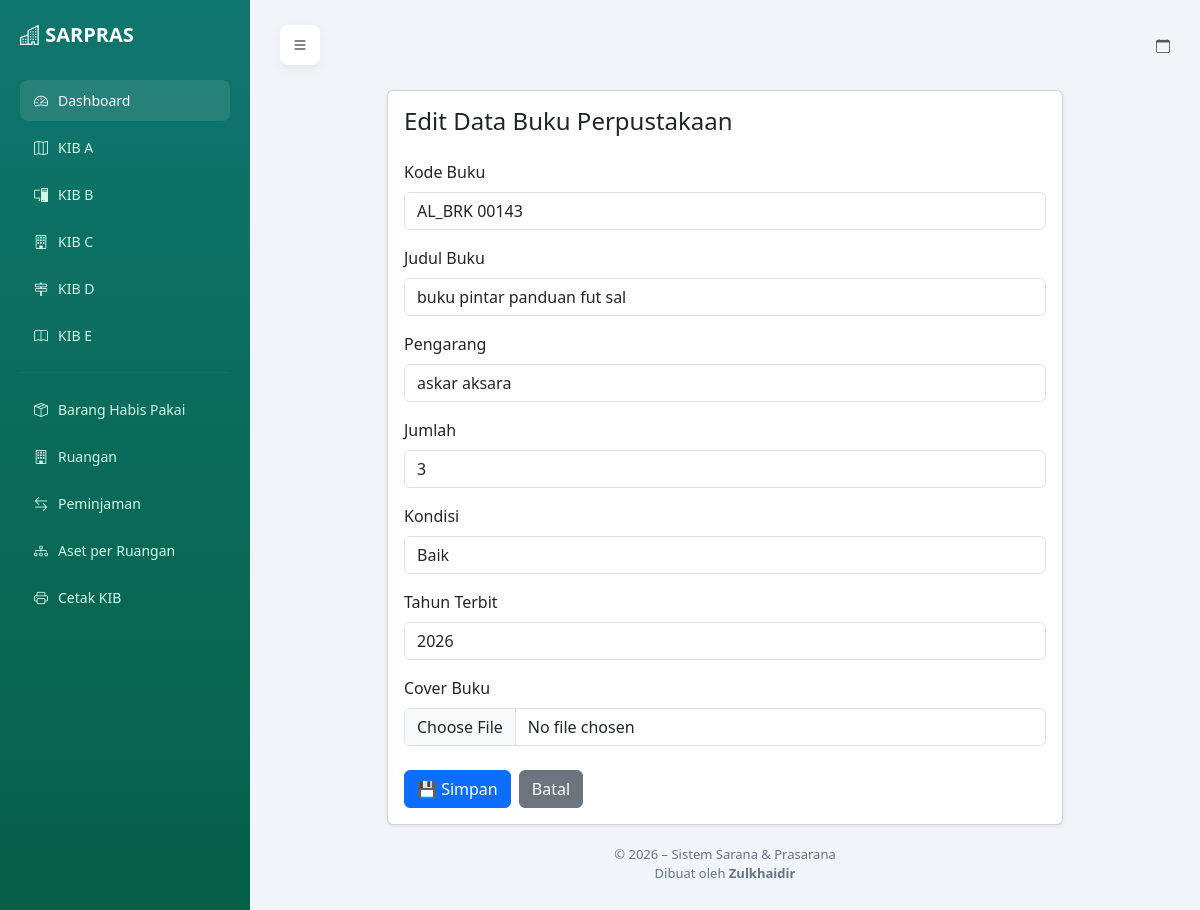
Page /buku/288/edit/ on the committed database.
### sarpras/models.py (models this page shows, shortened)
class Buku(models.Model):
    kode_barang = models.CharField(max_length=50)
    judul = models.CharField(max_length=255)
    pengarang = models.CharField(max_length=255)
    jumlah = models.IntegerField()
    kondisi = models.CharField(max_length=50)
    tahun_terbit = models.IntegerField()
    gambar = models.ImageField( upload_to='buku/', blank=True, null=True)

### sarpras/views.py (the view, shortened to what this page needs)
# urls.py: path('buku/<int:pk>/edit/', views.buku_edit, name='buku_edit'),
def buku_edit(request, pk):
    buku = get_object_or_404(Buku, pk=pk)
    return render(request, 'sarpras/buku_form.html', {
        'buku': buku,
        'edit': True
        })

### sarpras/templates/sarpras/buku_form.html (shortened to what this page needs)
{% extends 'sarpras/base.html' %}
{% load static %}
{% block content %}
<div class="container mt-4" style="max-width: 700px;">
    <div class="card shadow-sm">
        <div class="card-body">
            <h4 class="mb-4">
                {% if edit %}
                    Edit Data Buku Perpustakaan
                {% else %}
                    Tambah Data Buku Perpustakaan
                {% endif %}
            </h4>
            <form method="post" enctype="multipart/form-data">
                <div class="mb-3">
                    <label class="form-label">Kode Buku</label>
                    <input type="text" name="kode_barang" class="form-control"
                           value="{{ buku.kode_barang|default:'' }}" required>
                </div>
                <div class="mb-3">
                    <label class="form-label">Judul Buku</label>
                    <input type="text" name="judul" class="form-control"
                           value="{{ buku.judul|default:'' }}" required>
                </div>
                <div class="mb-3">
                    <label class="form-label">Pengarang</label>
                    <input type="text" name="pengarang" class="form-control"
                           value="{{ buku.pengarang|default:'' }}">
                </div>
                <div class="mb-3">
                    <label class="form-label">Jumlah</label>
                    <input type="number" name="jumlah" class="form-control"
                           value="{{ buku.jumlah|default:0 }}" required>
                </div>
                <div class="mb-3">
                    <label class="form-label">Kondisi</label>
                    <select name="kondisi" class="form-control">
                        <option value="Baik" {% if buku.kondisi == 'Baik' %}selected{% endif %}>Baik</option>
                    </select>
                </div>
                <div class="mb-3">
                    <label class="form-label">Tahun Terbit</label>
                    <input type="number" name="tahun_terbit" class="form-control"
                           value="{{ buku.tahun_terbit|default:'' }}">
                </div>
                <div class="mb-4">
                    <label class="form-label">Cover Buku</label>
                    <input type="file" name="gambar" class="form-control">
                </div>
                <div class="d-flex gap-2">
                    <button type="submit" class="btn btn-primary">
                        💾 Simpan
                    </button>
                    <a href="{% url 'buku_list' %}" class="btn btn-secondary">
                        Batal
                    </a>
                </div>
            </form>
        </div>
    </div>
</div>
{% endblock %}

### sarpras/templates/sarpras/base.html (style rules this page uses)
body { background: #f1f5f9; margin: 0; }

### rows in the picture
Buku: kode_barang "AL_BRK 00143", judul "buku pintar panduan fut sal", pengarang "askar aksara", jumlah "3", kondisi "Baik", tahun_terbit "2026"
